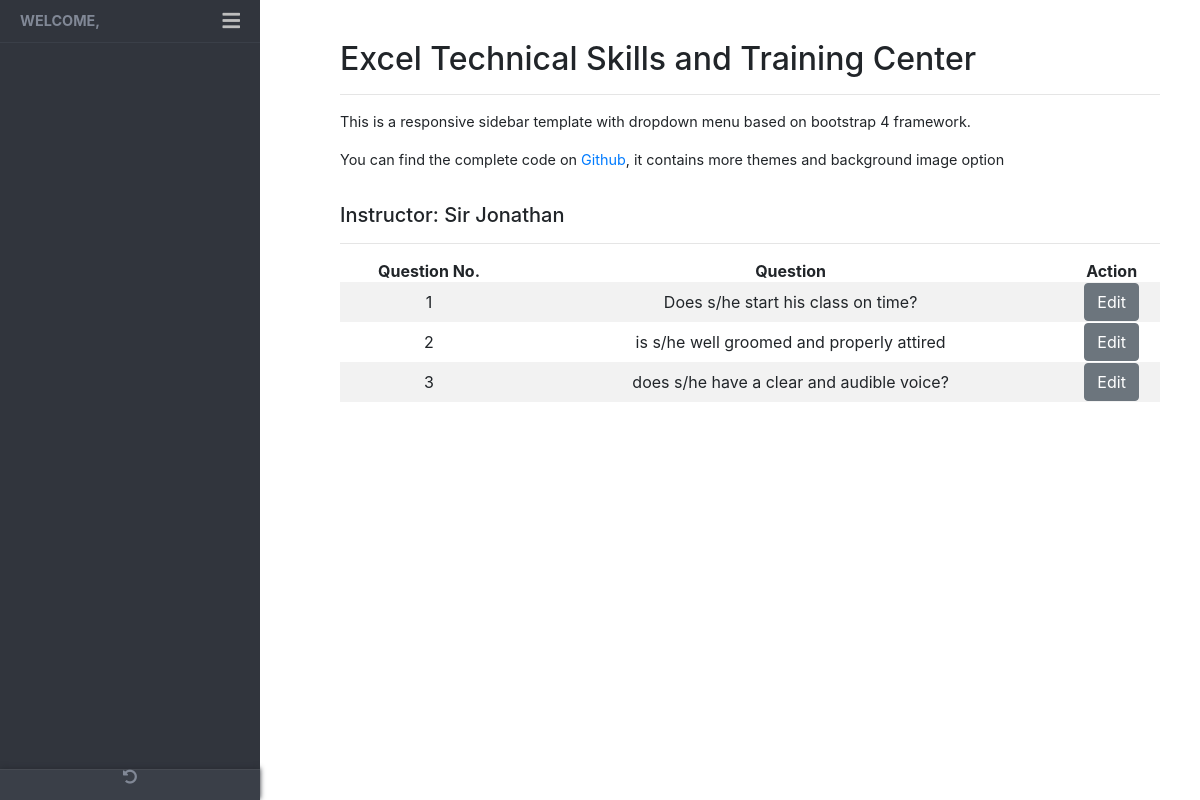
/SeyProject/editevaluation.php?id=1, run on the app's committed database.
### tables this page shows
CREATE TABLE `evaluate_tbl` (
  `evaID` int(11) NOT NULL,
  `evaTitle` varchar(255) NOT NULL,
  `evaDesc` varchar(255) NOT NULL
);

### SeyProject/editevaluation.php (the view, shortened to what this page needs)
<?php
require('config/dbconnection.php');
include('sidebar.php');
$id = mysqli_real_escape_string($conn, $_GET['id']);
$query = "SELECT  DISTINCT evaluate_tbl.evaTitle, evaluate_tbl.evaDesc, question_tbl.questno, question_tbl.question FROM evaluate_tbl,question_tbl WHERE evaluate_tbl.evaID = '$id' && evaluate_tbl.evaID = question_tbl.evalID";
$result = mysqli_query($conn, $query);
$question = mysqli_fetch_all($result,MYSQLI_ASSOC);
?>
<!DOCTYPE html>
<html lang="en">
<head>
</head>
<body>
<main class="page-content">
    <div class="container-fluid">
      <h2>Excel Technical Skills and Training Center</h2>
      <hr>
      <div class="row">
        <div class="form-group col-md-12">
          <p>This is a responsive sidebar template with dropdown menu based on bootstrap 4 framework.</p>
          <p> You can find the complete code on <a href="https://github.com/azouaoui-med/pro-sidebar-template" target="_blank">
              Github</a>, it contains more themes and background image option</p>
        </div>
      </div>
      <h5><?php echo $question[0]['evaTitle']; ?>: <?php echo $question[0]['evaDesc']?></h5>
      <hr>
      <div id="no-more-tables">
            <table class="col-md-12 table-striped cf text-center">
        		<thead class="cf">
        			<tr>
        				<th class="numeric">Question No.</th>
        				<th class="numeric">Question</th>
                <th class="numeric">Action</th>
        			</tr>
        		</thead>
        		<tbody>
            <?php foreach($question as $eval):?>
            <tr>
        				<td data-title="Desecription"><?php echo  $eval['questno'];?></td>
        				<td data-title="Desecription"><?php echo  $eval['question'];?></td>
        				<td data-title="Action" class="numeric"><a href="editevaluation.php?id=<?php echo $eval['evaID']; ?>" class="btn btn-secondary">Edit</a></td>
        			</tr>
            <?php endforeach;?>
        		</tbody>
        	</table>
        </div>
  </main>
</body>
</html>

### SeyProject/css/main.css (style rules this page uses)
body { font-size: 0.9rem; }
.page-wrapper .sidebar-wrapper, .sidebar-wrapper .sidebar-brand > a, .sidebar-wrapper .sidebar-dropdown > a:after, .sidebar-wrapper .sidebar-menu .sidebar-dropdown .sidebar-submenu li a:before, .sidebar-wrapper ul li a i, .page-wrapper .page-content, .sidebar-wrapper .sidebar-search input.search-menu, .sidebar-wrapper .sidebar-search .input-group-text, .sidebar-wrapper .sidebar-menu ul li a, #show-sidebar, #close-sidebar { -webkit-transition: all 0.3s ease; -moz-transition: all 0.3s ease; -ms-transition: all 0.3s ease; -o-transition: all 0.3s ease; transition: all 0.3s ease; }
@media screen and (min-width: 768px) { .page-wrapper.toggled .page-content { padding-left: 300px; } }
.page-wrapper .page-content { display: inline-block; width: 100%; padding-left: 0px; padding-top: 20px; }
.page-wrapper .page-content > div { padding: 20px 40px; }
.page-wrapper .page-content { overflow-x: hidden; }

### data on the page
evaluate_tbl: evaTitle "Instructor", evaDesc "Sir Jonathan", questno "1", question "Does s/he start his class on time?", questno "2", question "is s/he well groomed and properly attired", questno "3", question "does s/he have a clear and audible voice?"
